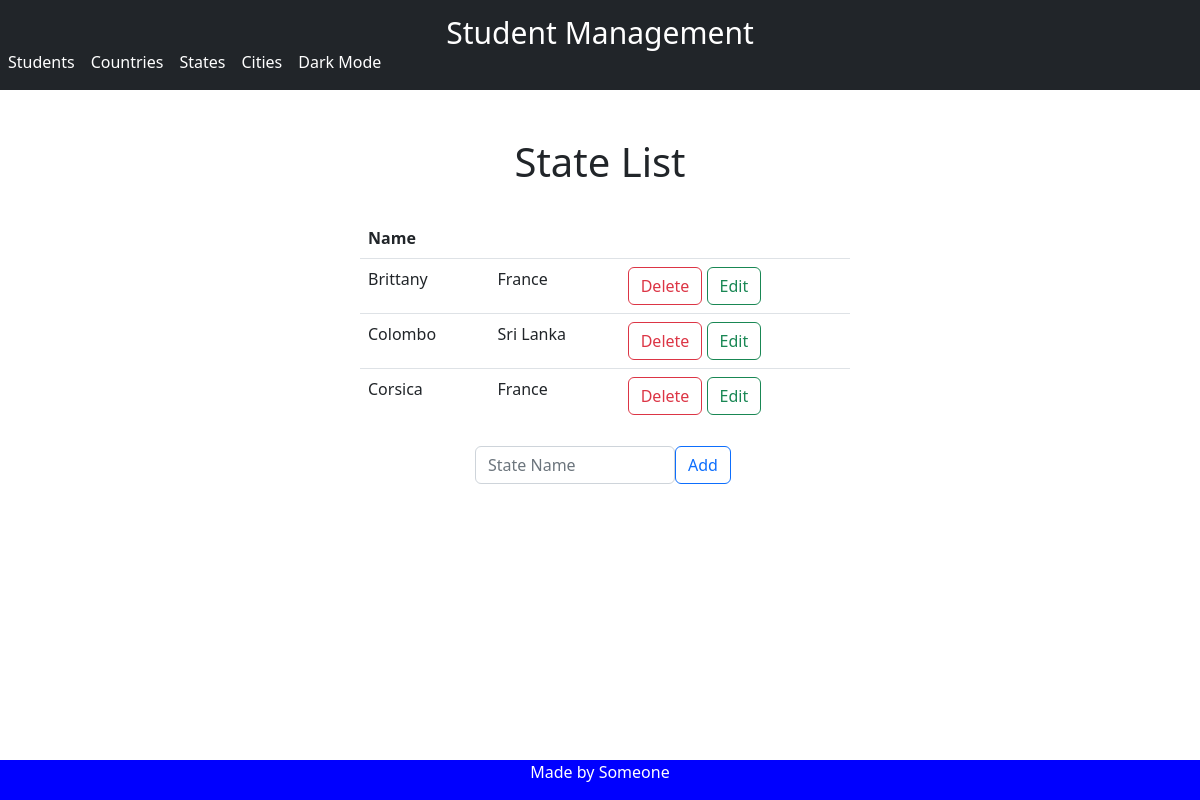
The page /show_all_states on the database its author committed.
### models.py (models this page shows, shortened)
class State(db.Model):
    __tablename__ = "state"
    id = db.Column(db.Integer, primary_key=True)
    name = db.Column(db.String(100))
    country_id = db.Column(db.Integer, db.ForeignKey('country.id'))
    country = db.relationship('Country')

class Country(db.Model):
    __tablename__ = "country"
    id = db.Column(db.Integer, primary_key=True)
    name = db.Column(db.String(100))

### app.py (the view)
@app.route('/show_all_states')
def show_all_states():
    return render_template('show_state_list.html', states=State.query.all())

### templates/show_state_list.html (shortened to what this page needs)
{%extends "skel.html"%}
{%block content%}
<br>
<br>
<h1 style="text-align:center">State List</h1>
<br>
<div style="width:500px; margin:auto" class="d-grid gap-2 col-6 mx-auto">
    <div style="overflow-y:scroll; height:200px; margin-left:10px">
        <table class="table table-hover" id="tb">
            <thead>
            <tr>
                <th colspan="3">Name</th>
            </tr>
            </thead>
            <tbody>
            <tr>
                {% for state in states %}
                <td>{{state.name }}</td>
                <td>{{state.country.name}}</td>
                <td>
                    <button type="button" class="btn btn-outline-danger"
                            onclick="location.href='{{url_for('redirect_to_del_state', state_id = state.id)}}'">Delete
                    </button>
                    <button type="button" class="btn btn-outline-success"
                            onclick="location.href='{{url_for('redirect_to_update_state', state_id = state.id)}}'">Edit
                    </button>
                </td>
            </tr>
            {% endfor%}
            </tbody>
        </table>
    </div>
    <div class="d-grid gap-2 col-12 mx-auto" style="margin-top: 20px;">
        <div class="d-grid gap-2 col-6 mx-auto">
            <form action="{{url_for('add_state')}}" method="POST">
                <div style="float:left; width:80% !important">
                    <input type="text" class="form-control" placeholder="State Name" name="name" required>
                </div>
                <div class="d-grid gap-2 col-5 mx-auto" style="float:left; width:20%; margin-left:20px">
                    <button type="submit" class="btn btn-outline-primary">Add</button>
                </div>
            </form>
        </div>
    </div>
</div>
{%endblock%}

### rows shown on the page
State: name "Brittany", country.name "France"
State: name "Colombo", country.name "Sri Lanka"
State: name "Corsica", country.name "France"
